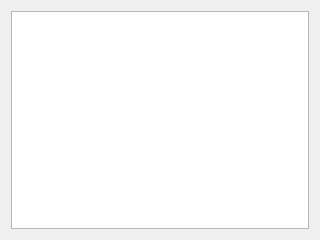
<?xml version="1.0" encoding="UTF-8"?>
<ui version="4.0">
 <class>SourcePage</class>
 <widget class="QWizardPage" name="SourcePage">
  <property name="geometry">
   <rect>
    <x>0</x>
    <y>0</y>
    <width>320</width>
    <height>240</height>
   </rect>
  </property>
  <property name="windowTitle">
   <string>WizardPage</string>
  </property>
  <property name="title">
   <string>Ringtone</string>
  </property>
  <layout class="QVBoxLayout" name="verticalLayout">
   <item>
    <widget class="QListWidget" name="sourceList">
     <property name="font">
      <font>
       <pointsize>20</pointsize>
      </font>
     </property>
    </widget>
   </item>
  </layout>
 </widget>
 <resources/>
 <connections/>
</ui>
